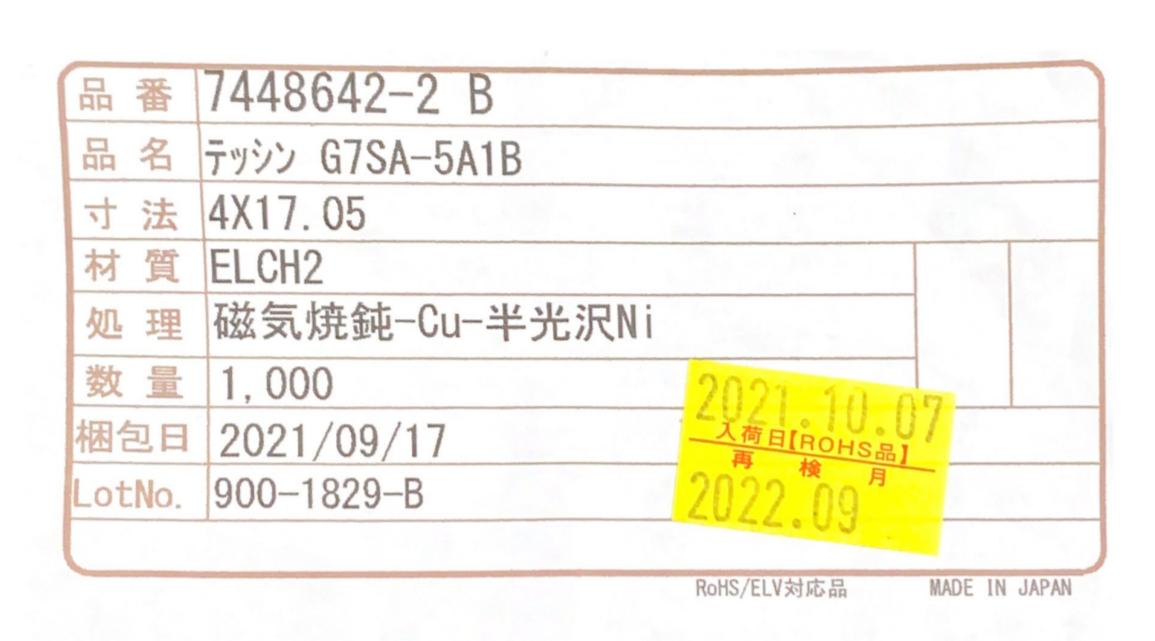
#> input picture Working code/Stamp Detection/images/image2.jpg, 1155 x 641 px
$ jupyter execute fullStampsWorking.ipynb   (shell and % lines are left out)
#> lines starting #> are read from the running program, lines starting #| are printed output that depends on the picture; after the words box and inside, x2 and y2 are one past the last pixel; in counts of white or black regions, pixels touching at a corner belong together
[cell 1]
import pdf2image
import numpy as np
import cv2
import matplotlib.pyplot as plt
def imshow(img, figsize=(10, 10), **kwargs):
    fig, ax = plt.subplots(1, 1, figsize=figsize)
    ax.axis('off')
    ax.imshow(img, **kwargs)

[cell 2]
import cv2
import numpy as np

# read image
img = cv2.imread('./images/image2.jpg')
#> img is the input picture: shape (641, 1155, 3); mean B, G, R 229.9, 243.8, 246.6

# threshold on yellow
lower=(0,200,200)
upper=(100,255,255)
thresh = cv2.inRange(img, lower, upper)
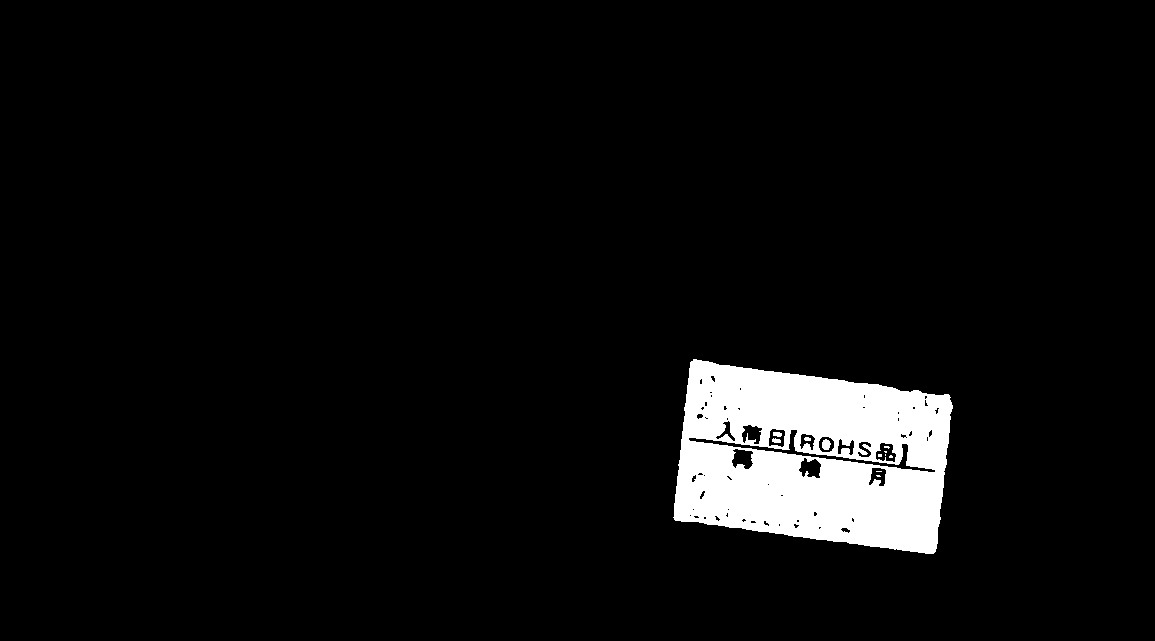
#> thresh: shape (641, 1155); 5.3% white; 12 white regions (7 under 20 px), largest, box (x1, y1, x2, y2) and area: (673, 359, 953, 554) 39062, (822, 439, 831, 450) 76, (773, 432, 782, 437) 38, (772, 438, 781, 443) 35, (804, 437, 811, 441) 24

# apply dilate morphology
kernel = np.ones((9,9), np.uint8)
mask = cv2.morphologyEx(thresh, cv2.MORPH_DILATE, kernel)
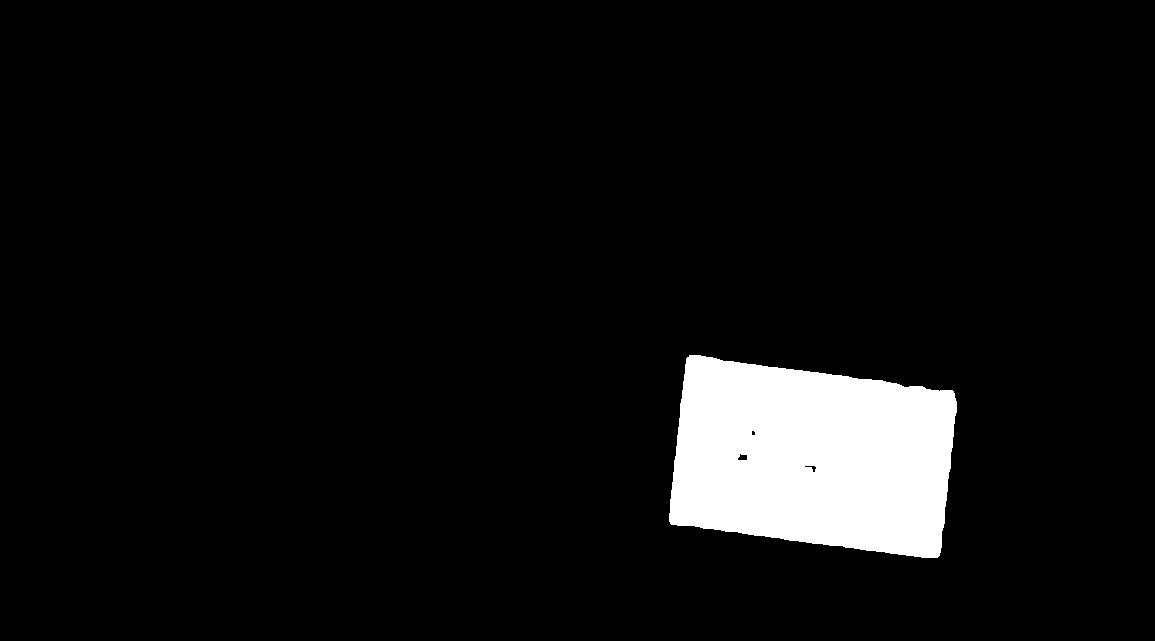
#> mask: shape (641, 1155); 6.3% white; 1 white region

# get largest contour
contours = cv2.findContours(mask, cv2.RETR_EXTERNAL, cv2.CHAIN_APPROX_SIMPLE)
#> contours = 1 contour; box (x1, y1, x2, y2) and area: (669, 355, 957, 558) 46042
contours = contours[0] if len(contours) == 2 else contours[1]
big_contour = max(contours, key=cv2.contourArea)
#> big_contour = contour of 228 points, box (x1, y1, x2, y2) (669, 355, 957, 558), area 46042
x,y,w,h = cv2.boundingRect(big_contour)
#> x = 669; y = 355; w = 288; h = 203

# draw filled white contour on input
result = img.copy()
cv2.drawContours(result,[big_contour],0,(255,255,255),-1)
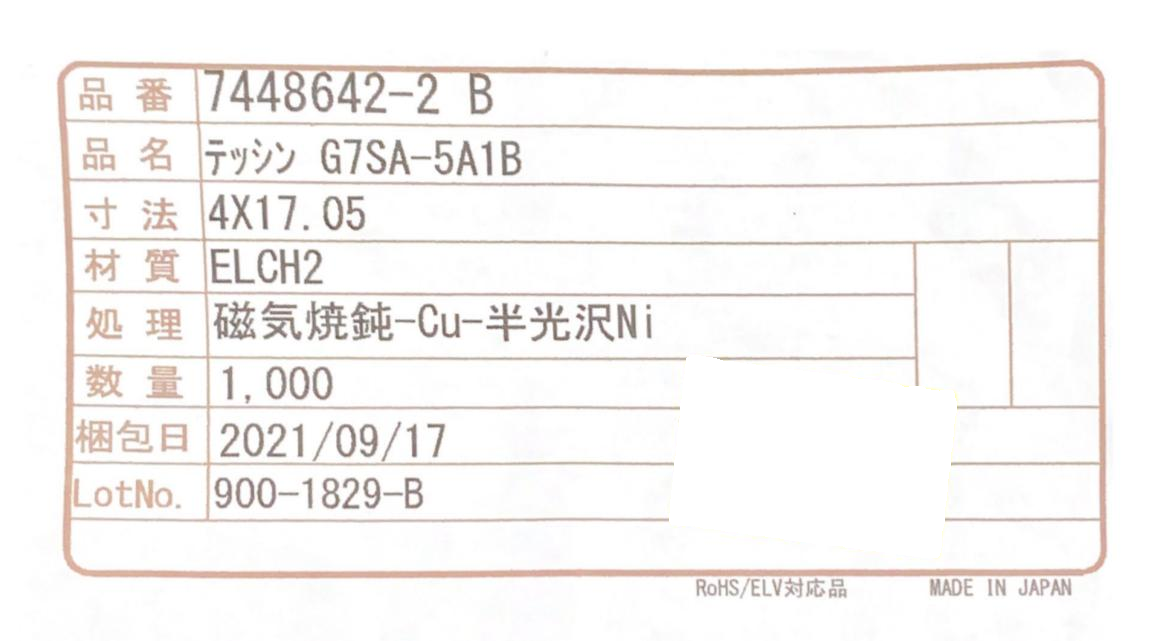
#> result: shape (641, 1155, 3); 6.28% of pixels changed, all inside (x1, y1, x2, y2) = (669, 355, 957, 558)

# save cropped image
cv2.imwrite('form_with_label_thresh.png',thresh)
cv2.imwrite('form_with_label_mask.png',mask)
cv2.imwrite('form_with_label_removed.png',result)

cv2.waitKey(0)
cv2.destroyAllWindows()
imshow(thresh)
imshow(result)
